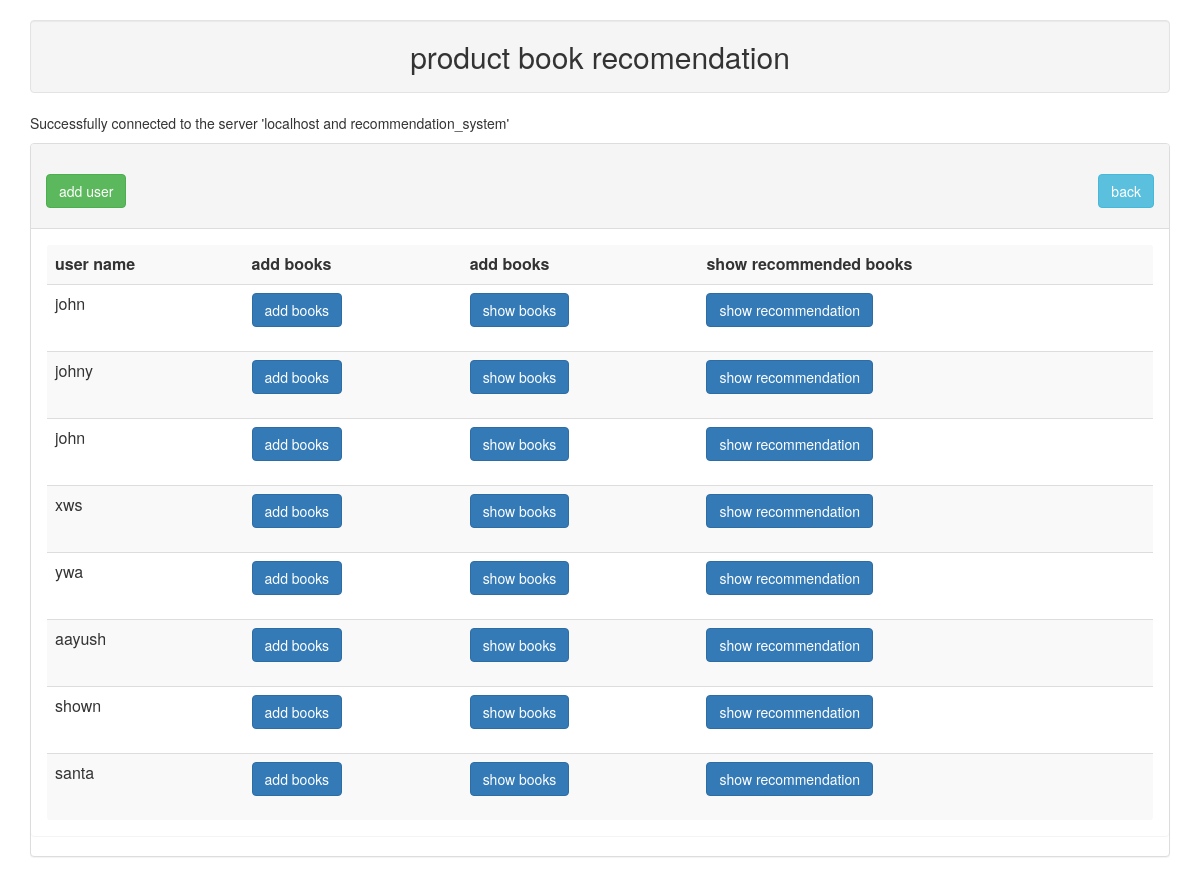
The page / on the database its author committed.
### tables this page shows
CREATE TABLE `users` (
  `id` int(11) NOT NULL,
  `username` varchar(255) NOT NULL
);

### index.php (the view, shortened to what this page needs)
<?php
include("header.php");
include("db.php");
?>
<div class="panel panel-default">
<div class="panel-heading">
<h2>
<a class="btn btn-success" href="add_user.php">add user</a>
<a class="btn btn-info pull-right" href="index.php">back</a>
</h2>
</div>
<div class="panel panel-body">
<table class="table table-striped">
<th>user name</th>
<th>add books</th>
<th>add books</th>
<th>show recommended books</th>
<?php $result=mysqli_query($link,"select * from users");
while($row=mysqli_fetch_array($result))
{?>
<tr><td><?php echo $row['username']; ?> </td>
<td>
<form action="add_books.php">
<input type="submit" name="add_books" class="btn btn-primary" value="add books">
</form>
</td>
<td>
<form action="show_books.php">
<input type="submit" name="show_books" class="btn btn-primary" value="show books">
</form>
</td>
<td>
<form action="user_recommendation.php">
<input type="submit" name="show_books" class="btn btn-primary" value="show recommendation">
</form>
</td>
</tr>
<?php
}
?>
</table>
</div>
</div>

### header.php (shortened to what this page needs)
<html>
<head>
<link rel="stylesheet" href="https://maxcdn.bootstrapcdn.com/bootstrap/3.3.7/css/bootstrap.min.css">
<head>
<div class="container">
<h2><div class="well text-center">product book recomendation</div></h2>
</html>

### db.php
<?php
	$hostname = 'localhost';
	$username = 'root';
	$password = '';
	$database = 'recommendation_system';
	$link = mysqli_connect("$hostname", "$username", "$password","$database");
		if (!$link) {
			echo "<p>Could not connect to the server '" . $hostname . "'</p>\n";
        	echo mysql_error();
		}else{
			echo "<p>Successfully connected to the server '" . $hostname ." and ".$database."'</p>\n";
        }
        ?>

### rows shown on the page
users: username "john"
users: username "johny"
users: username "john"
users: username "xws"
users: username "ywa"
users: username "aayush"
users: username "shown"
users: username "santa"

### other values the page prints
$hostname "localhost"
$database "recommendation_system"
